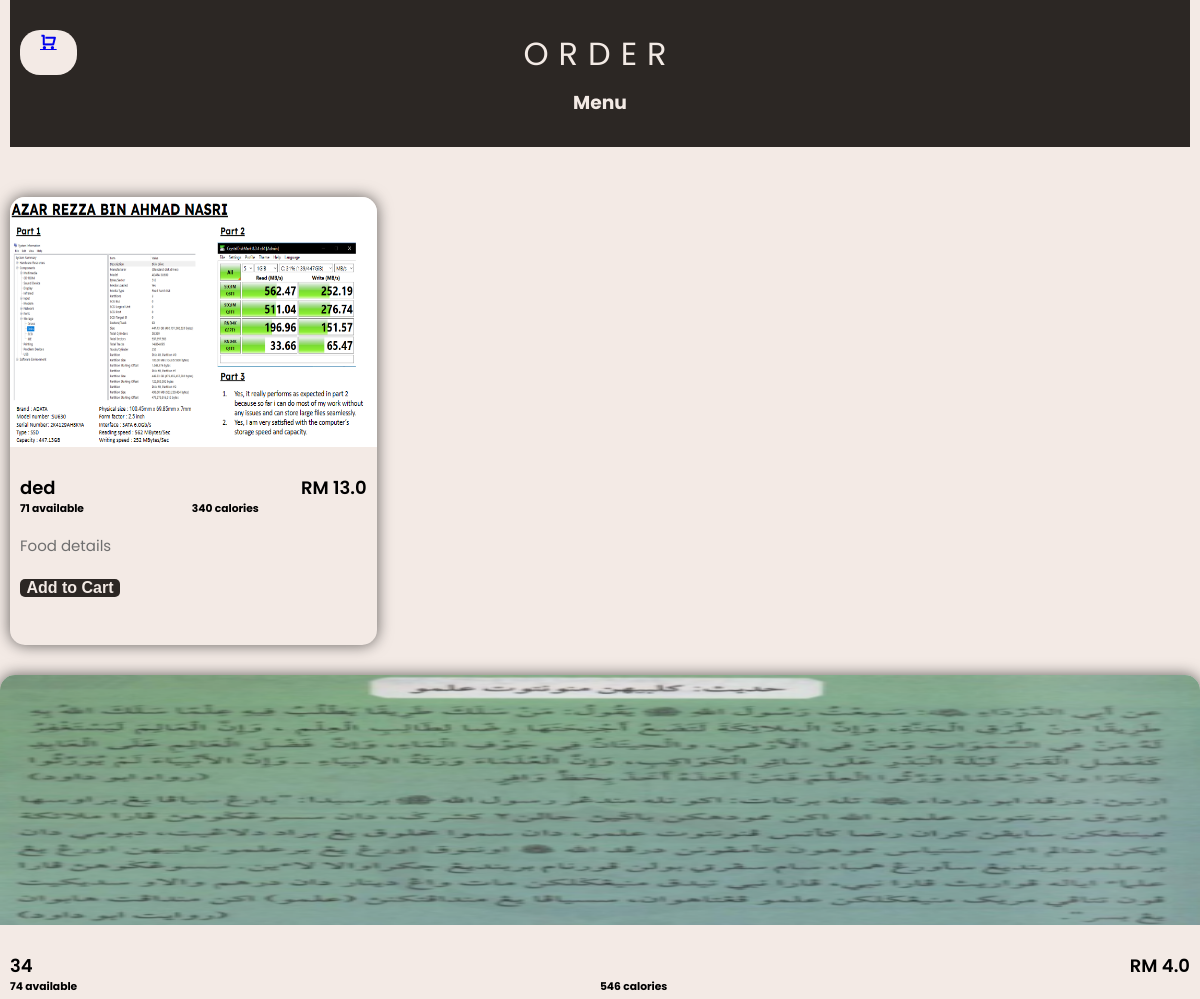
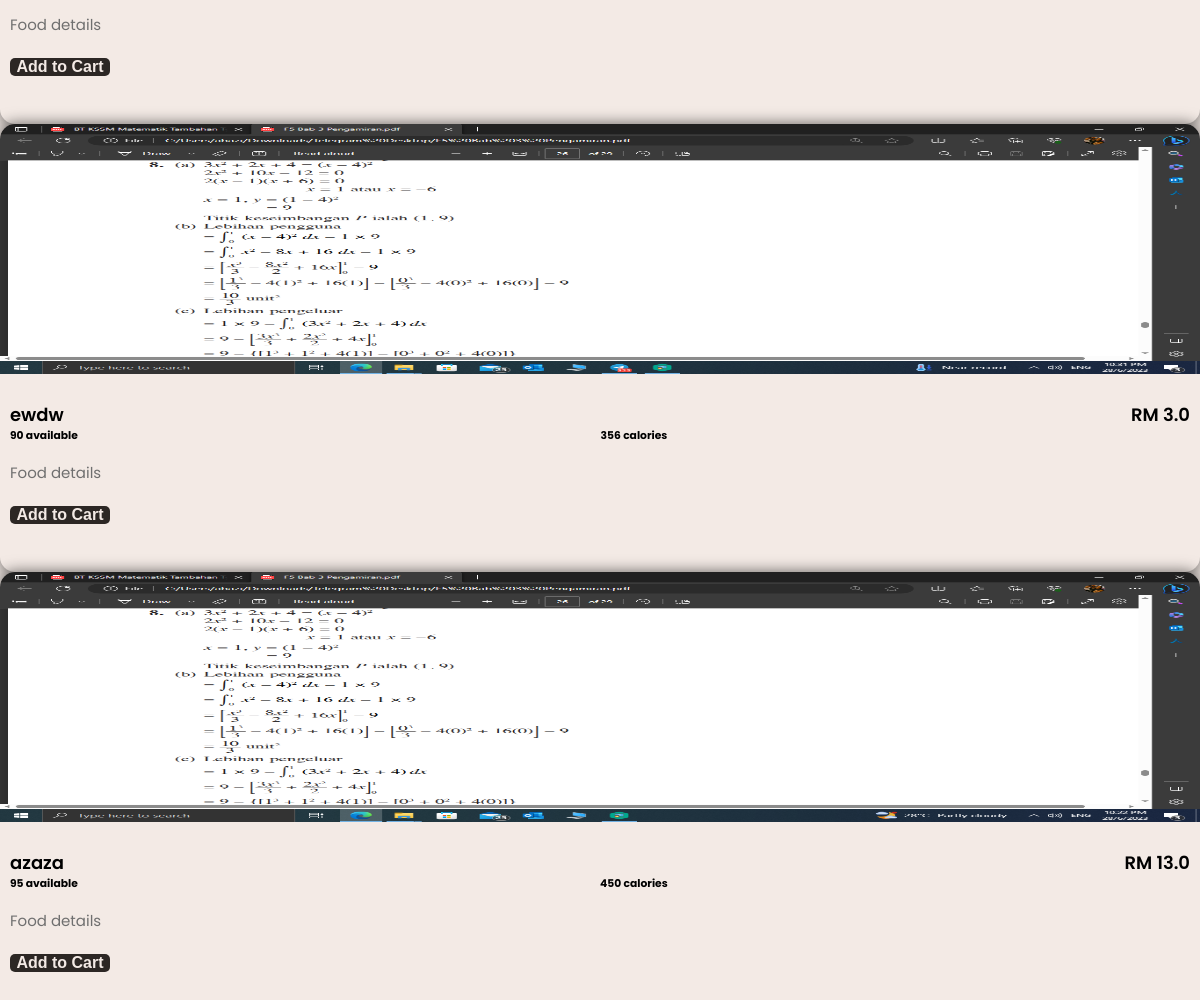
Page /foodorder (signed in) on the committed database (2 pictures, top to bottom).
### website/models.py (models this page shows)
class Product(db.Model):
    __tablename__ = 'product'
    id = db.Column(db.Integer, primary_key=True)
    product_name = db.Column(db.String(100), unique=True, nullable=False)
    product_price = db.Column(db.Float, nullable=False)
    in_stock = db.Column(db.Integer, nullable=False)
    product_picture = db.Column(db.String(1000), unique=True, nullable=False)
    product_calorie = db.Column(db.Integer, nullable=False)
    date_added = db.Column(db.DateTime, default=datetime.utcnow)
    carts = db.relationship('Cart', backref=db.backref('product', lazy=True))
    orders = db.relationship('Order', backref=db.backref('product', lazy=True))

### website/views.py (the view)
@views.route('/foodorder')
@login_required
def foodorder():
    foods = Product.query.order_by(Product.date_added).all()
    return render_template("foodorder.html", foods=foods, cart=Cart.query.filter_by(customer_link=current_user.id).all()
                           if current_user.is_authenticated else [])

### website/templates/foodorder.html (shortened to what this page needs)
<!DOCTYPE html>
<html lang="en" dir="ltr" style="background-color: #fff;"  >
    <head>
        <link href="https://cdn.jsdelivr.net/npm/remixicon@4.2.0/fonts/remixicon.css"rel="stylesheet"/>
        <link rel="stylesheet" href="/static/style_foodorder.css" />
    </head>
    <body>
        <div class="menu">
            <div class="heading">
                <div class="cart_icon">
                 {% if cart | length < 1 %}
                 <a class="" href="/cart" ><i class="ri-shopping-cart-line"></i></a>
                 {% else %}
                 <br>
                 <a class="" href="/cart" ><span class=""></span><i class="ri-shopping-cart-line"></i><i class="ri-number-{{ cart | length }}"></i></a>
                 {% endif %}
                 </div>
                <h1>Order</h1>
                <h3>Menu</h3>
            </div>
            {% for food in foods %}
            <div class="food-items">
                <ul>
                <li class="food-listing">
                <img src="{{ food.product_picture }}">
                <div class="details">
                    <div class="details-sub">
                        <h5>{{ food.product_name }}</h5>
                        <h5 class="price">RM {{ food.product_price }}</h5>
                        <h6 class="stock">{{ food.in_stock }} available </h6>
                        <h6 class="calorie">{{ food.product_calorie }} calories </h6>
                    </div>
                    <p>Food details</p>
                    <a  href="/cart/{{ food.id }}" ><button>Add to Cart</button></a>
                </li>
                </ul>
                </div>
            </div>
            {% endfor %}
    </body>
</html>

### website/static/style_foodorder.css (style rules this page uses)
* { padding: 0; margin: 0; box-sizing: border-box; }
body { background: #f3eae5; font-family: 'Poppins', sans-serif; }
.menu { padding: 0 10px 30px 10px; display: grid; grid-template-columns: repeat(auto-fit,minmax(350px,1fr)); grid-gap: 20px 40px; }
.heading { background: #2c2724; color:#f3eae5; margin-bottom: 30px; padding: 30px 0; grid-column: 1/-1; text-align: center; }
.heading h1 { font-weight: 400; font-size: 32px; letter-spacing: 10px; margin-bottom: 10px; text-transform: uppercase; }
.food-items { display: grid; position: relative; grid-template-rows: auto 1fr; border-radius: 15px; box-shadow:0 0 15px rgba(0,0,0,0.6); transition: .2s ease-in-out; }
.food-items img { position: relative; width: 100%; height: 250px; border-radius: 15px 15px 0 0; cursor: pointer; }
h1 { grid-column: 1/-1; text-align: center; }
.details { padding: 20px 10px; display: grid; grid-template-rows: auto 1fr 50px; grid-row-gap: 15px; }
.details-sub { display: grid; grid-template-columns: auto auto; }
.details-sub h5 { font-weight: 600; font-size: 18px; }
.price { text-align: right; }
.details p { color: #6f6f6f; font-size: 15px; line-height: 28px; font-weight: 400; align-self: stretch; }
.details button { background-color: #2c2724; border: none; color: #f3eae5; font-size: 16px; font-weight: 600; border-radius: 5px; width: 100px; cursor: pointer; }
.cart_icon { background-color: #f3eae5; text-align: right; padding-left: 20px; padding-bottom: 20px; padding-right: 20px; color: white; position:absolute; border-radius: 20px; margin-left: 10px; font-weight: 1000; }

### rows in the picture
Product: product_picture (picture), product_name "ded", product_price "13.0", in_stock "71", product_calorie "340"
Product: product_picture (picture), product_name "34", product_price "4.0", in_stock "74", product_calorie "546"
Product: product_picture (picture), product_name "ewdw", product_price "3.0", in_stock "90", product_calorie "356"
Product: product_picture (picture), product_name "azaza", product_price "13.0", in_stock "95", product_calorie "450"
